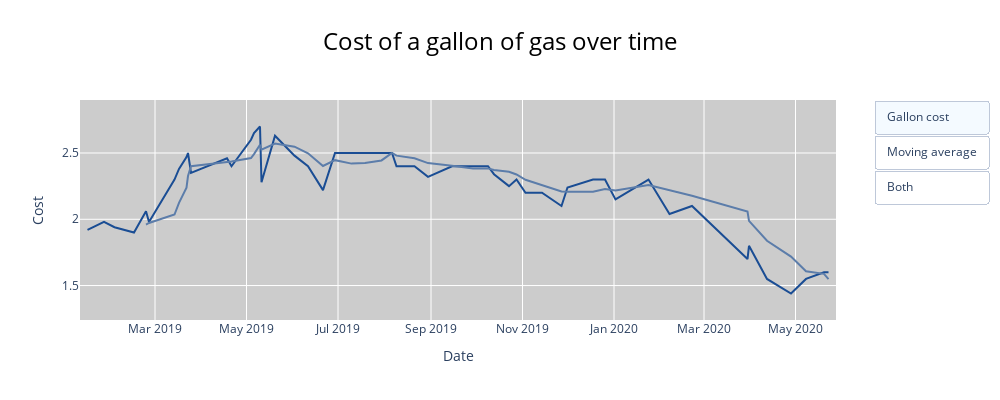

The cell this chart's notebook holds for it:
### Code cell
# Format dollars to contain 2 decimal places
# Change line colors
# Make plot bigger
fig = go.Figure()
fig.add_trace(go.Scatter(x=df['date'],
                                y=df['gal_cost'],
                                # yaxis=dict(range=[1.2, 2.8]),
                                mode='lines',
                                hovertemplate='$' +  df['gal_cost'].apply(lambda x: '{:.2f}'.format(x))+ ' on ' + df['date'].dt.strftime('%b %d %Y'),
                                name='Gallon cost',
                                line=dict(color="#1A4D94")
))
fig.add_trace(go.Scatter(x=df['date'],
                                y=df['gal_cost'].rolling(window=5).mean(),
                                # yaxis=dict(range=[1.2, 2.8]),
                                mode='lines',
                                hovertemplate='$' + round(df['gal_cost'].rolling(window=5).mean(),2).apply(lambda x: '{:.2f}'.format(x)) + ' on ' + df['date'].dt.strftime('%b %d %Y'),
                                name='Moving average',
                                line=dict(color="#5C7DAA")
))

fig.update_layout(
    showlegend=False,
    width=1000,
    height=400,
    updatemenus=[
        dict(
            type = "buttons",
            buttons=list([
                dict(
                    args = [{'visible': [True, False]},
                            {'title': 'Gallon Cost'}],
                    label="Gallon cost",
                    method="restyle"
                ),
                dict(
                    args = [{'visible': [False, True]},
                            {'title': 'Moving average'}],
                    label="Moving average",
                    method="restyle"
                ),
                dict(
                    args = [{'visible': [True, True]}],
                    label="Both",
                    method="restyle"
                )
            ]),
            direction='down',
            showactive=True,
            x=1.05,
            xanchor="left",
            yanchor="top"
        ),
    ],
    plot_bgcolor='#cccccc',
    title=dict(
        text='Cost of a gallon of gas over time',
        font=dict(
            size=24,
            color='#000000'
        ),
        x=.5
    ),
    xaxis=dict(
        title='Date',
        range=[df['date'].min() - dt.timedelta(days=5), df['date'].max() + dt.timedelta(days=5)]
    ),
    yaxis=dict(
        title='Cost',
        range=[df['gal_cost'].min() - .2, df['gal_cost'].max() + .2]
    )
)

fig.show()

### Figure 1 — Plotly figure (JSON) as saved in the notebook; plotly's stock layout.template omitted (floating-point values rounded to 4 significant figures)
{"data": [{"hovertemplate": ["$1.92 on Jan 15 2019", "$1.98 on Jan 26 2019", "$1.94 on Feb 02 2019", "$1.90 on Feb 15 2019", "$2.06 on Feb 23 2019", "$1.98 on Feb 25 2019", "$2.30 on Mar 14 2019", "$2.38 on Mar 17 2019", "$2.47 on Mar 22 2019", "$2.50 on Mar 23 2019", "$2.35 on Mar 25 2019", "$2.46 on Apr 18 2019", "$2.40 on Apr 21 2019", "$2.60 on May 04 2019", "$2.65 on May 06 2019", "$2.70 on May 10 2019", "$2.28 on May 11 2019", "$2.63 on May 20 2019", "$2.48 on Jun 02 2019", "$2.40 on Jun 11 2019", "$2.22 on Jun 21 2019", "$2.50 on Jun 29 2019", "$2.50 on Jul 10 2019", "$2.50 on Jul 19 2019", "$2.50 on Jul 30 2019", "$2.50 on Aug 06 2019", "$2.40 on Aug 09 2019", "$2.40 on Aug 21 2019", "$2.32 on Aug 30 2019", "$2.40 on Sep 15 2019", "$2.40 on Sep 29 2019", "$2.40 on Oct 09 2019", "$2.34 on Oct 13 2019", "$2.25 on Oct 23 2019", "$2.30 on Oct 28 2019", "$2.20 on Nov 03 2019", "$2.20 on Nov 14 2019", "$2.10 on Nov 27 2019", "$2.24 on Dec 01 2019", "$2.30 on Dec 18 2019", "$2.30 on Dec 26 2019", "$2.15 on Jan 02 2020", "$2.30 on Jan 24 2020", "$2.04 on Feb 07 2020", "$2.10 on Feb 22 2020", "$1.70 on Mar 30 2020", "$1.80 on Mar 31 2020", "$1.55 on Apr 12 2020", "$1.44 on Apr 28 2020", "$1.55 on May 08 2020", "$1.60 on May 20 2020", "$1.60 on May 23 2020"], "line": {"color": "#1A4D94"}, "mode": "lines", "name": "Gallon cost", "type": "scatter", "x": ["2019-01-15T00:00:00", "2019-01-26T00:00:00", "2019-02-02T00:00:00", "2019-02-15T00:00:00", "2019-02-23T00:00:00", "2019-02-25T00:00:00", "2019-03-14T00:00:00", "2019-03-17T00:00:00", "2019-03-22T00:00:00", "2019-03-23T00:00:00", "2019-03-25T00:00:00", "2019-04-18T00:00:00", "2019-04-21T00:00:00", "2019-05-04T00:00:00", "2019-05-06T00:00:00", "2019-05-10T00:00:00", "2019-05-11T00:00:00", "2019-05-20T00:00:00", "2019-06-02T00:00:00", "2019-06-11T00:00:00", "2019-06-21T00:00:00", "2019-06-29T00:00:00", "2019-07-10T00:00:00", "2019-07-19T00:00:00", "2019-07-30T00:00:00", "2019-08-06T00:00:00", "2019-08-09T00:00:00", "2019-08-21T00:00:00", "2019-08-30T00:00:00", "2019-09-15T00:00:00", "2019-09-29T00:00:00", "2019-10-09T00:00:00", "2019-10-13T00:00:00", "2019-10-23T00:00:00", "2019-10-28T00:00:00", "2019-11-03T00:00:00", "2019-11-14T00:00:00", "2019-11-27T00:00:00", "2019-12-01T00:00:00", "2019-12-18T00:00:00", "2019-12-26T00:00:00", "2020-01-02T00:00:00", "2020-01-24T00:00:00", "2020-02-07T00:00:00", "2020-02-22T00:00:00", "2020-03-30T00:00:00", "2020-03-31T00:00:00", "2020-04-12T00:00:00", "2020-04-28T00:00:00", "2020-05-08T00:00:00", "2020-05-20T00:00:00", "2020-05-23T00:00:00"], "y": [1.92, 1.98, 1.94, 1.9, 2.06, 1.98, 2.3, 2.38, 2.47, 2.5, 2.35, 2.46, 2.4, 2.6, 2.65, 2.7, 2.28, 2.63, 2.48, 2.4, 2.22, 2.5, 2.5, 2.5, 2.5, 2.5, 2.4, 2.4, 2.32, 2.4, 2.4, 2.4, 2.34, 2.25, 2.3, 2.2, 2.2, 2.1, 2.24, 2.3, 2.3, 2.15, 2.3, 2.04, 2.1, 1.7, 1.8, 1.55, 1.44, 1.55, 1.6, 1.6]}, {"hovertemplate": ["$nan on Jan 15 2019", "$nan on Jan 26 2019", "$nan on Feb 02 2019", "$nan on Feb 15 2019", "$1.96 on Feb 23 2019", "$1.97 on Feb 25 2019", "$2.04 on Mar 14 2019", "$2.12 on Mar 17 2019", "$2.24 on Mar 22 2019", "$2.33 on Mar 23 2019", "$2.40 on Mar 25 2019", "$2.43 on Apr 18 2019", "$2.44 on Apr 21 2019", "$2.46 on May 04 2019", "$2.49 on May 06 2019", "$2.56 on May 10 2019", "$2.53 on May 11 2019", "$2.57 on May 20 2019", "$2.55 on Jun 02 2019", "$2.50 on Jun 11 2019", "$2.40 on Jun 21 2019", "$2.45 on Jun 29 2019", "$2.42 on Jul 10 2019", "$2.42 on Jul 19 2019", "$2.44 on Jul 30 2019", "$2.50 on Aug 06 2019", "$2.48 on Aug 09 2019", "$2.46 on Aug 21 2019", "$2.42 on Aug 30 2019", "$2.40 on Sep 15 2019", "$2.38 on Sep 29 2019", "$2.38 on Oct 09 2019", "$2.37 on Oct 13 2019", "$2.36 on Oct 23 2019", "$2.34 on Oct 28 2019", "$2.30 on Nov 03 2019", "$2.26 on Nov 14 2019", "$2.21 on Nov 27 2019", "$2.21 on Dec 01 2019", "$2.21 on Dec 18 2019", "$2.23 on Dec 26 2019", "$2.22 on Jan 02 2020", "$2.26 on Jan 24 2020", "$2.22 on Feb 07 2020", "$2.18 on Feb 22 2020", "$2.06 on Mar 30 2020", "$1.99 on Mar 31 2020", "$1.84 on Apr 12 2020", "$1.72 on Apr 28 2020", "$1.61 on May 08 2020", "$1.59 on May 20 2020", "$1.55 on May 23 2020"], "line": {"color": "#5C7DAA"}, "mode": "lines", "name": "Moving average", "type": "scatter", "x": ["2019-01-15T00:00:00", "2019-01-26T00:00:00", "2019-02-02T00:00:00", "2019-02-15T00:00:00", "2019-02-23T00:00:00", "2019-02-25T00:00:00", "2019-03-14T00:00:00", "2019-03-17T00:00:00", "2019-03-22T00:00:00", "2019-03-23T00:00:00", "2019-03-25T00:00:00", "2019-04-18T00:00:00", "2019-04-21T00:00:00", "2019-05-04T00:00:00", "2019-05-06T00:00:00", "2019-05-10T00:00:00", "2019-05-11T00:00:00", "2019-05-20T00:00:00", "2019-06-02T00:00:00", "2019-06-11T00:00:00", "2019-06-21T00:00:00", "2019-06-29T00:00:00", "2019-07-10T00:00:00", "2019-07-19T00:00:00", "2019-07-30T00:00:00", "2019-08-06T00:00:00", "2019-08-09T00:00:00", "2019-08-21T00:00:00", "2019-08-30T00:00:00", "2019-09-15T00:00:00", "2019-09-29T00:00:00", "2019-10-09T00:00:00", "2019-10-13T00:00:00", "2019-10-23T00:00:00", "2019-10-28T00:00:00", "2019-11-03T00:00:00", "2019-11-14T00:00:00", "2019-11-27T00:00:00", "2019-12-01T00:00:00", "2019-12-18T00:00:00", "2019-12-26T00:00:00", "2020-01-02T00:00:00", "2020-01-24T00:00:00", "2020-02-07T00:00:00", "2020-02-22T00:00:00", "2020-03-30T00:00:00", "2020-03-31T00:00:00", "2020-04-12T00:00:00", "2020-04-28T00:00:00", "2020-05-08T00:00:00", "2020-05-20T00:00:00", "2020-05-23T00:00:00"], "y": [null, null, null, null, 1.96, 1.972, 2.036, 2.124, 2.238, 2.326, 2.4, 2.432, 2.436, 2.462, 2.492, 2.562, 2.526, 2.572, 2.548, 2.498, 2.402, 2.446, 2.42, 2.424, 2.444, 2.5, 2.48, 2.46, 2.424, 2.404, 2.384, 2.384, 2.372, 2.358, 2.338, 2.298, 2.258, 2.21, 2.208, 2.208, 2.228, 2.218, 2.258, 2.218, 2.178, 2.058, 1.988, 1.838, 1.718, 1.608, 1.588, 1.548]}], "layout": {"height": 400, "plot_bgcolor": "#cccccc", "showlegend": false, "title": {"font": {"color": "#000000", "size": 24}, "text": "Cost of a gallon of gas over time", "x": 0.5}, "updatemenus": [{"buttons": [{"args": [{"visible": [true, false]}, {"title": "Gallon Cost"}], "label": "Gallon cost", "method": "restyle"}, {"args": [{"visible": [false, true]}, {"title": "Moving average"}], "label": "Moving average", "method": "restyle"}, {"args": [{"visible": [true, true]}], "label": "Both", "method": "restyle"}], "direction": "down", "showactive": true, "type": "buttons", "x": 1.05, "xanchor": "left", "yanchor": "top"}], "width": 1000, "xaxis": {"range": ["2019-01-10T00:00:00", "2020-05-28T00:00:00"], "title": {"text": "Date"}}, "yaxis": {"range": [1.24, 2.9], "title": {"text": "Cost"}}}}
